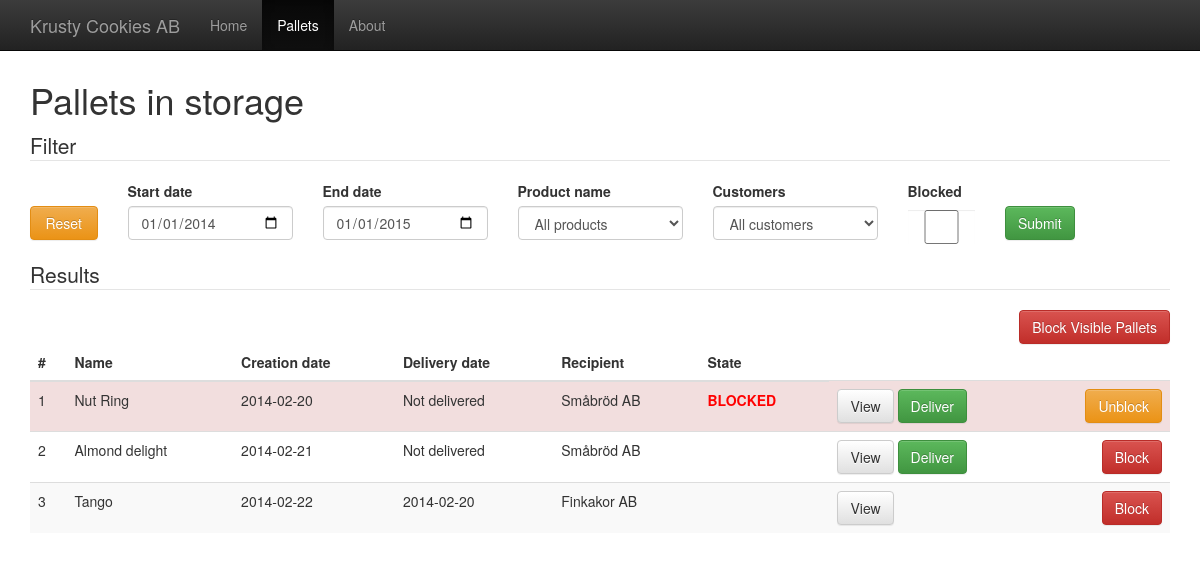
Page /pallets.php on the earlier database version.
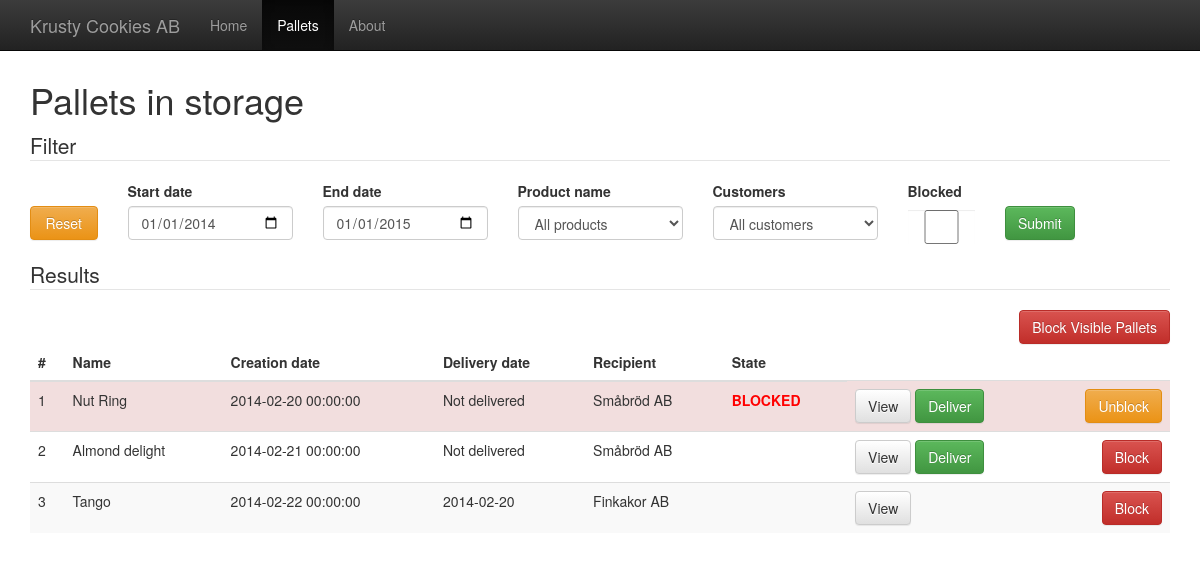
Same page on the later database version.
### tables this page shows
create table pallets (
	palletID INT NOT NULL AUTO_INCREMENT,
	productID INT NOT NULL,
	orderID INT NOT NULL,
	currentState VARCHAR(255),
	creationDate DateTime,
	FOREIGN KEY(productID) REFERENCES products(productID),
	FOREIGN KEY(orderID) REFERENCES orders(orderID),
	PRIMARY KEY(palletID)
);

create table products ( 
	productID INT NOT NULL AUTO_INCREMENT,
	productName VARCHAR(255),
	PRIMARY KEY(productID)
);

create table customers ( 
	customerID INT NOT NULL AUTO_INCREMENT,
	customerName VARCHAR(255),
	address VARCHAR(255) ,
	PRIMARY KEY(customerID)
);

create table loadingOrders (
	loadingOrderlD INT NOT NULL AUTO_INCREMENT,
	orderID INT NOT NULL,
	loadingDate Date,
	FOREIGN KEY(orderID) REFERENCES orders(orderID),
	PRIMARY KEY(loadingOrderlD)
);

### database/mysql_connect_data.inc.php (called while the page is built)
<?php
	$host = "127.0.0.1";
	$userName = "eda216";
	$password = "eda216";
	$database = "eda216";
?>

### database/database.inc.php (called while the page is built, shortened)
<?php
class Database {
	private $host;
	private $userName;
	private $password;
	private $database;
	private $conn;
	public function __construct($host, $userName, $password, $database) {
		$this->host = $host;
		$this->userName = $userName;
		$this->password = $password;
		$this->database = $database;
	}
	public function openConnection() {
		try {
			$this->conn = new PDO("mysql:host=$this->host;dbname=$this->database;charset=utf8",
				$this->userName,  $this->password);
			$this->conn->setAttribute(PDO::ATTR_ERRMODE, PDO::ERRMODE_EXCEPTION);
		} catch (PDOException $e) {
			$error = "Connection error: " . $e->getMessage();
			print $error . "<p>";
			unset($this->conn);
			return false;
		}
		return true;
	}
	private function executeQuery($query, $param = null) {
		try {
			$stmt = $this->conn->prepare($query);
			$stmt->execute($param);
			$result = $stmt->fetchAll();
		} catch (PDOException $e) {
			$error = "*** Internal error: " . $e->getMessage() . "<p>" . $query;
			die($error);
		}
		return $result;
	}
	private function createPallets($pallets){
		$output = [];
		foreach ($pallets as $result) {
			$pallet = new Pallet();
			$pallet->palletId = $result['palletID'];
			$pallet->creationDate = $result['creationDate'];
			$pallet->state = $result['currentState'];
			$pallet->productName = $result['productName'];
			$pallet->customerName = $result['customerName'];
			$pallet->deliveryDate = $result['loadingDate'];
			array_push($output, $pallet);
		}
		return $output;
	}
	public function getPallets($startDate, $endDate, $productName, $blocked, $customer){
		$sql = "SELECT Pallets.palletID, Pallets.creationDate, "
				."Pallets.currentState, Products.productName, "
				."Customers.customerName, LoadingOrders.loadingDate "
				."FROM pallets LEFT OUTER JOIN loadingOrderContents "
				."ON Pallets.palletId = loadingOrderContents.palletId "
				."LEFT OUTER JOIN LoadingOrders ON loadingOrderContents.loadingOrderlD = LoadingOrders.loadingOrderlD "
				."INNER JOIN products ON Products.productid = Pallets.productid "
				."INNER JOIN Orders ON Orders.orderID = Pallets.orderID "
				."INNER JOIN Customers ON Orders.customerID = Customers.customerID "
				."WHERE creationDate >= ? AND creationDate <= ?";
		$parameters = [$startDate, $endDate];
		$sql = $sql." ORDER BY Pallets.palletID";
		return $this->createPallets($this->executeQuery($sql,$parameters));
	}
}
?>

### pallets.php (the view, shortened to what this page needs)
<?php $page = "pallets"; $title = "Pallets in storage"; include "includes/header.php"; ?>
	<h1><?= $title ?></h1>
	<?php
	$startDate = getSafeParam('startdate', '2014-01-01');
	$endDate = getSafeParam('enddate', '2015-01-01');
	$productName = getSafeParam('productname', null);
	$customerName = getSafeParam('customer', null);
	$blocked = getSafeParam('blocked', null);
	$pallets = $db->getPallets($startDate, $endDate, $productName, $blocked, $customerName);
	$filter = array(
		"startdate" => $startDate,
		"enddate" => $endDate,
		"customer" => $customerName,
		"product" => $productName,
		"blocked" => $blocked
	);
	?>
	<fieldset>
	    <legend>Filter</legend>
	    <form>
		    <div class='row'>
		    	<div class='col-sm-1'>
		            <div class='form-group'>
		            	<label for="user_title">&nbsp</label>
		    			<button type="reset" onclick="document.location='pallets.php'" class="btn btn-warning form-control">Reset</button>
		    		</div>
		    	</div>
		        <div class='col-sm-2'>
		            <div class='form-group'>
		                <label for="user_title">Start date</label>
		                <input type="date" class="form-control" name="startdate" value="<?php echo $startDate ?>"/>
		            </div>
		        </div>
		        <div class='col-sm-2'>
		            <div class='form-group'>
		                <label for="user_firstname">End date</label>
		                <input type="date" class="form-control" name="enddate" value="<?php echo $endDate ?>"/>
		            </div>
		        </div>
		        <div class='col-sm-2'>
		            <div class='form-group'>
		                <label for="user_lastname">Product name</label>
		                <select class="form-control" name="productname">
						<option value="">All products</option>
						</select>
		        	</div>
		        </div>
		        <div class='col-sm-2'>
		            <div class='form-group'>
		                <label for="user_lastname">Customers</label>
		                <select class="form-control" name="customer">
					<option value="">All customers</option>
					</select>
		            </div>
		        </div>
		        <div class='col-sm-1'>
		            <div class='form-group'>
		                <label for="user_lastname">Blocked</label>
		                <input type="checkbox" class="form-control" name="blocked" value="true" <?php echo $blocked ? "checked" : ""; ?> />
		            </div>
		        </div>
		        <div class='col-sm-1'>
		            <div class='form-group'>
		                <label for="user_lastname">&nbsp</label>
		                <button type="submit" class="btn btn-success">Submit</button>
		            </div>
		        </div>
		    </div>
	    </form>
	</fieldset>
	<legend>Results</legend>
	<a role="button" class="btn btn-danger pull-right"
		href="block.php?id=all&filter=<?= urlencode(base64_encode(serialize($filter))) ?>&action=block&relocation=<?= urlencode(url()) ?>">
		Block Visible Pallets
	</a>
	<table class="table table-striped pallet-table">
		<thead>
			<tr>
				<th>#</th>
				<th>Name</th>
				<th>Creation date</th>
				<th>Delivery date</th>
				<th>Recipient</th>
				<th>State</th>
			</tr>
		</thead>
		<tbody>
		<?php if(is_array($pallets)){
			function isBlocked(&$pallet){
				return (isset($pallet->state) && $pallet->state === "BLOCKED") ? TRUE : FALSE;
			}
		 	foreach ($pallets as $pallet) { ?>
			<tr class='<?= isBlocked($pallet) ? "danger" : "" ?>'>
				<td><?= $pallet->palletId ?></td>
				<td><?= $pallet->productName ?></td>
				<td><?= $pallet->creationDate ?></td>
				<td><?= ($pallet->deliveryDate ? $pallet->deliveryDate : "Not delivered") ?></td>
				<td><?= $pallet->customerName ?></td>
				<td class='state'><?= $pallet->state ?></td>
				<td class='viewbutton'>
					<a 	role="button"
						class="btn btn-default"
						href="showpallet.php?palletid=<?= $pallet->palletId ?>">
							View
					</a>
					<?php if (!$pallet->deliveryDate){ ?>
						<a 	role="button" class="btn btn-success" href="javascript:alert('Not implemented, you fool!');">Deliver</a>
					<?php } ?>
					<a 	role="button"
						class="btn <?= isBlocked($pallet) ? "btn-warning" : "btn-danger" ?> pull-right"
						href="block.php?id=<?= $pallet->palletId ?>&action=<?= isBlocked($pallet) ? "unblock" : "block" ?>&relocation=<?= url() ?>">
							<?= isBlocked($pallet) ? "Unblock" : "Block" ?>
					</a>
				</td>
			</tr>
			<?php }
		} ?>
		</tbody>
	</table>
</div>
<?php include "includes/footer.php"; ?>

### includes/header.php (shortened to what this page needs)
<?php
	require_once('./database/database.inc.php');
	require_once("./database/mysql_connect_data.inc.php");
	$db = new Database($host, $userName, $password, $database);
	$projectname = "Krusty Cookies AB";
	function getSafeParam($paramName, $default){
		return (isset($_GET[$paramName]) ? $_GET[$paramName] : $default);
	}
	function url() {
		$pageURL = 'http';
			$pageURL .= "://";
		if (isset($_SERVER["SERVER_PORT"]) && $_SERVER["SERVER_PORT"] != "80") {
			$pageURL .= $_SERVER["SERVER_NAME"].":".$_SERVER["SERVER_PORT"].$_SERVER["REQUEST_URI"];
		} else {
			$pageURL .= $_SERVER["SERVER_NAME"].$_SERVER["REQUEST_URI"];
		}
		return $pageURL;
	}
?>
<!DOCTYPE html>
<html lang="en">
  <head>
		<link rel="stylesheet" href="//netdna.bootstrapcdn.com/bootstrap/3.1.1/css/bootstrap.min.css">
		<link rel="stylesheet" href="//netdna.bootstrapcdn.com/bootstrap/3.1.1/css/bootstrap-theme.min.css">
		<link rel="stylesheet" href="static/global.style.css">
	</head>
	<body>
	<div class="navbar navbar-inverse navbar-fixed-top" role="navigation">
	<div class="container">
	<div class="navbar-header">
	  <a class="navbar-brand" href="#"><?= $projectname ?></a>
	</div>
	<div class="collapse navbar-collapse">
		<ul class="nav navbar-nav">
			<li <?= (!isset($page) || $page === "home") ? "class='active'" : "" ?> ><a href="index.php">Home</a></li>
			<li <?= ( isset($page) && $page === "pallets") ? "class='active'" : "" ?> ><a href="pallets.php">Pallets</a></li>
			<li <?= ( isset($page) && $page === "about") ? "class='active'" : "" ?> ><a href="about.php">About</a></li>
		</ul>
	</div>
	</div>
	</div>
    <div class="container" style="margin-top: 60px;">
      <div class="starter-template">

### includes/footer.php
	</div>
  </body>
</html>

### static/global.style.css (style rules this page uses)
.pallet-table .danger .state { font-weight: bold; color: red; }

Differences in the rows shown:
changed pallets "BLOCKED": creationDate "2014-02-20" → "2014-02-20 00:00:00"
changed pallets "Almond delight": creationDate "2014-02-21" → "2014-02-21 00:00:00"
changed pallets "Tango": creationDate "2014-02-22" → "2014-02-22 00:00:00"
